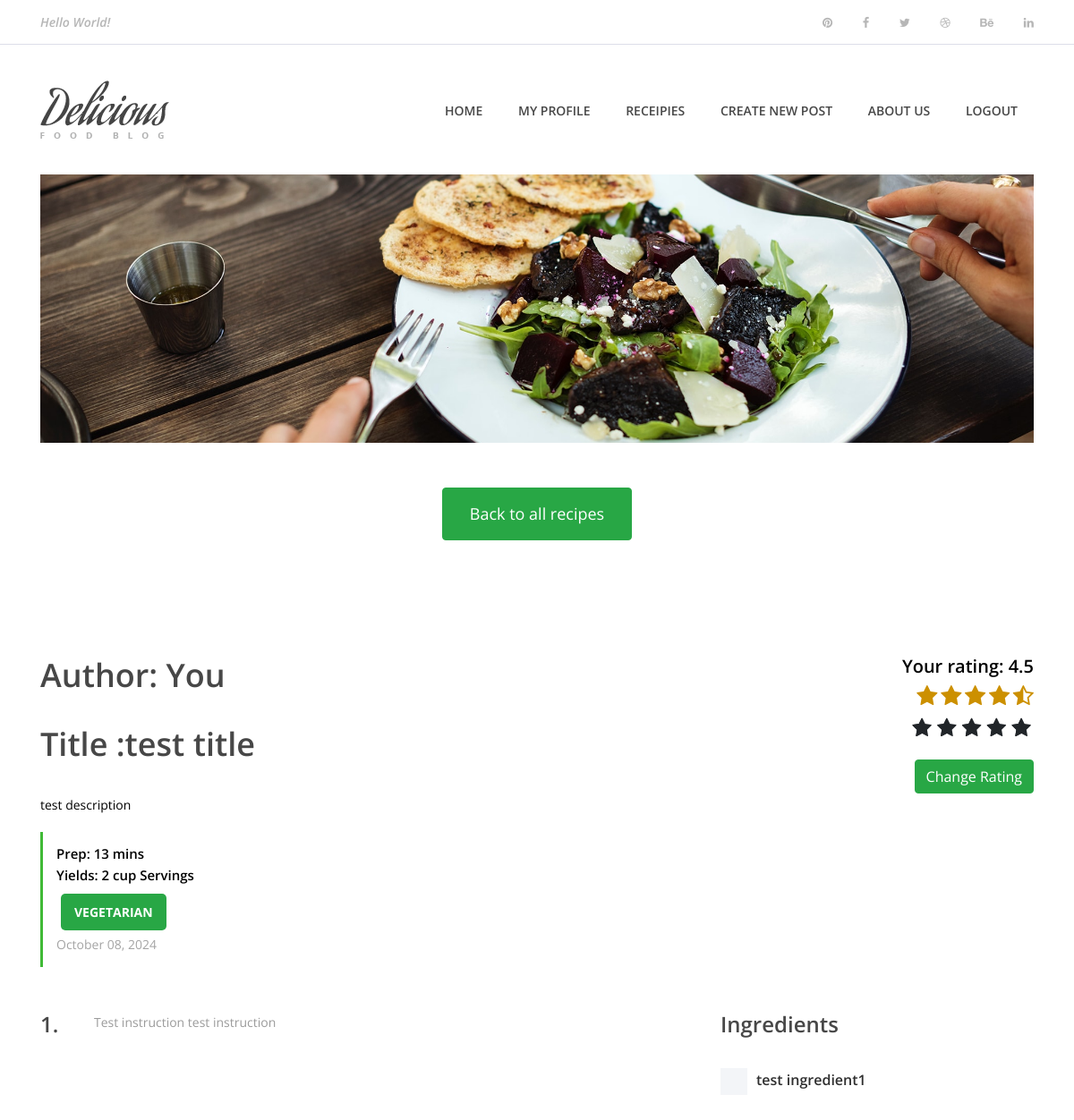
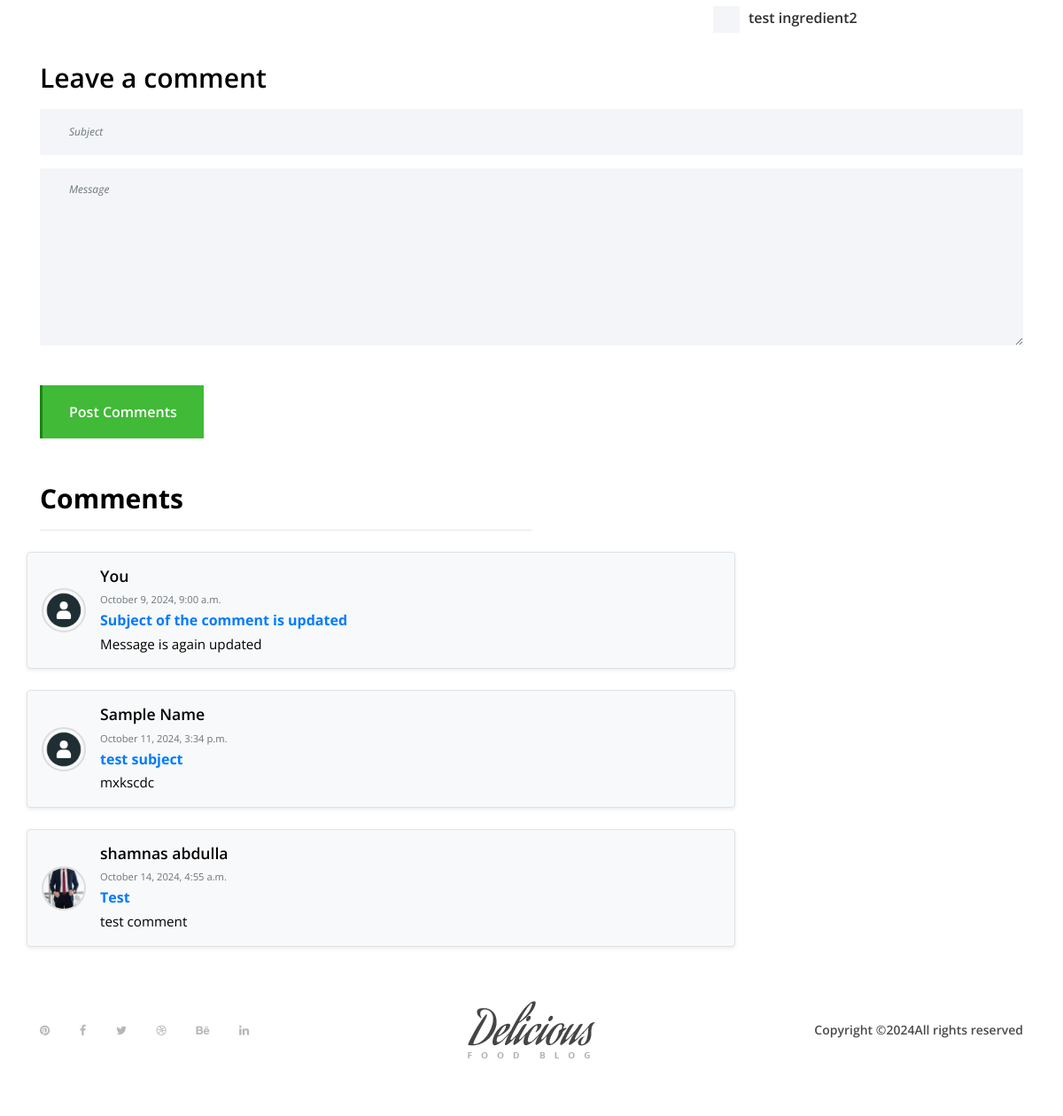
Page /recipe/recipe_detail/3/ (signed in) on the committed database (2 pictures, top to bottom).
### recipe/models.py (models this page shows, shortened)
class Recipe(models.Model):
    VEGETARIAN = 'Veg'
    NON_VEGETARIAN = 'Non-Veg'
    PESCATARIAN = 'Pescatarian'
    RECIPE_TYPE_CHOICES = [
        (VEGETARIAN, 'Vegetarian'),
        (NON_VEGETARIAN, 'Non-Vegetarian'),
        (PESCATARIAN, 'Pescatarian'),
    ]
    title = models.CharField(max_length=255)
    description = models.TextField()
    ingredients = models.TextField()
    instructions = models.TextField()
    recipe_type = models.CharField(max_length=50, choices=RECIPE_TYPE_CHOICES)
    user = models.ForeignKey(Account, on_delete=models.CASCADE)
    image = models.ImageField(upload_to='recipies/')
    cooking_time = models.PositiveIntegerField()
    servings = models.CharField(max_length=100)
    category = models.ForeignKey(Category, on_delete=models.CASCADE)
    created_at = models.DateTimeField(auto_now_add=True)
    updated_at = models.DateTimeField(auto_now=True)

class Rating(models.Model):
    user = models.ForeignKey(Account, on_delete=models.CASCADE)
    recipe = models.ForeignKey(Recipe, on_delete=models.CASCADE)
    rate = models.FloatField()
    created_at = models.DateTimeField(auto_now_add=True)
    updated_at = models.DateTimeField(auto_now=True)

class Comment(models.Model):
    user = models.ForeignKey(Account, on_delete=models.CASCADE)
    recipe = models.ForeignKey(Recipe, on_delete=models.CASCADE)
    subject = models.CharField(max_length=250)
    content = models.TextField()
    created_at = models.DateTimeField(auto_now_add=True)
    updated_at = models.DateTimeField(auto_now=True)

### accounts/models.py (models this page shows, shortened)
class Account(AbstractBaseUser):
    GENDER_CHOICES = [
        ('M', 'Male'),
        ('F', 'Female'),
        ('O', 'Other'),
    ]
    first_name = models.CharField(max_length=50)
    last_name = models.CharField(max_length=50)
    email = models.EmailField(max_length=254, unique=True)
    phone_number = models.CharField(max_length=10)
    gender = models.CharField(max_length=1, choices=GENDER_CHOICES, blank=True, null=True)
    photo = models.ImageField(upload_to='profile_photos/', blank=True, null=True,default='profile_photos/default-user.png')
    date_joined = models.DateTimeField(auto_now_add=True)
    last_login = models.DateTimeField(auto_now=True)  # Update on login
    is_admin = models.BooleanField(default=False)
    is_staff = models.BooleanField(default=False)
    is_active = models.BooleanField(default=True)  # Set to True by default
    is_superadmin = models.BooleanField(default=False)
    USERNAME_FIELD = 'email'
    REQUIRED_FIELDS = ['first_name', 'last_name']
    objects = MyAccountManager()
    def full_name(self):
        return f"{self.first_name} {self.last_name}"

### recipe/views.py (the view)
# urls.py: path('recipe_detail/<int:rec_id>/',views.recipe_detail,name="recipe_detail"),
@login_required(login_url='login')
def recipe_detail(request, rec_id):
    user_rating = Rating.objects.filter(user=request.user,recipe_id=rec_id).first()
    favorite = FavoriteRecipe.objects.filter(user=request.user,recipe=rec_id).exists()
    try:
        recipe = Recipe.objects.get(id=rec_id)
        instr_list = recipe.instructions.split(',')
        ingr_list = recipe.ingredients.split(',')
    except Recipe.DoesNotExist:
        raise Http404("Recipe does not exist")
    comments = Comment.objects.filter(recipe_id=rec_id).all()
    comment_count = comments.count()
    context = {
        "recipe": recipe,
        'instr_list':instr_list,
        'ingr_list':ingr_list,
        'comments':comments,
        'user_rating':user_rating,
        'favorite':favorite,
        'comment_count':comment_count,
    }
    return render(request, 'recipe/recipe_detail.html', context)

### templates/recipe/recipe_detail.html (shortened to what this page needs)
{% extends "includes/base.html" %}
{% block body %}
<div class="container">
    <div class="image-area">
        <img src="{{ recipe.image.url }}" alt="Recipe Image" class="recipe-image">
    </div>
</div>
    <div class="container text-center mt-50">
        <div class="ms-10">
            <a href="{% url "recipe_list" %}" class="btn btn-success btn-large">Back to all recipes</a>
        </div>
    </div>
    <div class="receipe-post-area section-padding-80">
        <div class="receipe-content-area">
            <div class="container">
                <div class="row">
                    <div class="col-12 col-md-8">
                        <div class="receipe-headline my-5">
                            {% if recipe.user == request.user %}
                            <h2>Author: You</h2>
                            {% else %}
                            <h2>Author: {{ recipe.user.full_name }}</h2>
                            {% endif %}
                            <h2>Title :{{ recipe.title }}</h2>
                            <p style="color:black">{{ recipe.description }}</p>
                            <div class="receipe-duration">
                                <h6>Prep: {{ recipe.cooking_time }} mins</h6>
                                <h6>Yields: {{ recipe.servings }} Servings</h6>
                                <div class="recipe-type">
                                    {% if recipe.get_recipe_type_display == 'Vegetarian' %}
                                        <span class="label label-success">{{ recipe.get_recipe_type_display }}</span>
                                    {% elif recipe.get_recipe_type_display == 'Pescatarian' %}
                                        <span class="label label-info">{{ recipe.get_recipe_type_display }}</span>
                                    {% else %}
                                        <span class="label label-danger">{{ recipe.get_recipe_type_display }}</span>
                                    {% endif %}
                                </div>
                                <span>{{ recipe.created_at|date:"F d, Y" }}</span>
                            </div>
                        </div>
                    </div>
                    <div class="col-12 col-md-4">
                        <div class="receipe-ratings text-right my-5">
                            <form action="{% url 'rating' recipe.id %}" method="post">
                                <h5>
                                    {% if user_rating %}
                                        Your rating:
                                        {{ user_rating.rate }}
                                </h5>
                                <div class="rating-star">
                                    <span>
                                        <ul class="list-inline">
                                            <li class="fa fa-star{% if user_rating and user_rating.rate < 0.5 %}-o{% elif user_rating and user_rating.rate >= 0.5 and user_rating.rate < 1 %}-half-o {% endif %}"></li>
                                            <li class="fa fa-star{% if user_rating and user_rating.rate < 1.5 %}-o{% elif user_rating and user_rating.rate >= 1.5 and user_rating.rate < 2 %}-half-o {% endif %}"></li>
                                            <li class="fa fa-star{% if user_rating and user_rating.rate < 2.5 %}-o{% elif user_rating and user_rating.rate >= 2.5 and user_rating.rate < 3 %}-half-o {% endif %}"></li>
                                            <li class="fa fa-star{% if user_rating and user_rating.rate < 3.5 %}-o{% elif user_rating and user_rating.rate >= 3.5 and user_rating.rate < 4 %}-half-o {% endif %}"></li>
                                            <li class="fa fa-star{% if user_rating and user_rating.rate < 4.5 %}-o{% elif user_rating and user_rating.rate >= 4.5 and user_rating.rate < 5 %}-half-o {% endif %}"></li>
                                        </ul>
                                    </span>
                                </div>
                                {% else %}
                                        How do you rate this recipe?
                                    {% endif %}
                                <div>
                                    <div class="rate">
                                        <label for="rating10" title="5"></label>
                                        <label for="rating8" title="4"></label>
                                        <label for="rating6" title="3"></label>
                                        <label for="rating4" title="2"></label>
                                        <label for="rating2" title="1"></label>
                                    </div>
                                    <br>
                                </div>
                                {% if user_rating %}
                                <input type="submit" class="btn btn-success" value="Change Rating">
                                {% else %}
                                <input type="submit" class="btn btn-success" value="Submit Rating">
                                {% endif %}
                                </form>
                        </div>
                    </div>
                </div>
                <div class="row">
                    <div class="col-12 col-lg-8">
                        {% for step in instr_list %}
                        <div class="single-preparation-step d-flex">
                            <h4>{{ forloop.counter|add:0 }}.</h4>
                            <p>{{ step }}</p>
                        </div>
                        {% endfor %}
                    </div>
                    <div class="col-12 col-lg-4">
                        <div class="ingredients">
                            <h4>Ingredients</h4>
                            {% for ingredient in ingr_list %}
                            <div class="custom-control custom-checkbox">
                                <label class="custom-control-label" for="customCheck{{ forloop.counter }}">{{ ingredient }}</label>
                            </div>
                            {% endfor %}
                        </div>
                    </div>
                </div>
                <div class="row">
                    <div class="col-12">
                        <div class="section-heading text-left mb-3">
                            <h3>Leave a comment</h3>
                        </div>
                    </div>
                </div>
                <div class="row">
                    <div class="col-12">
                        <div class="contact-form-area">
                            <form action="{% url "comment_save" recipe.id%}" method="post">
                                <div class="row">
                                    <div class="col-12">
                                        <input type="text" name="subject" class="form-control" id="subject" placeholder="Subject">
                                    </div>
                                    <div class="col-12">
                                        <textarea name="content" class="form-control" id="message" cols="30" rows="10" placeholder="Message"></textarea>
                                    </div>
                                    <div class="col-12">
                                        <button class="btn delicious-btn mt-30" type="submit">Post Comments</button>
                                    </div>
                                </div>
                            </form>
                        </div>
                    </div>
                </div>
                <div class="row mt-5">
                    <div class="col-12">
                        <div class="section-heading text-left mb-4">
                            <h3 class="font-weight-bold">Comments</h3>
                            <hr class="w-50">
                        </div>
                    </div>
                    {% if comments %}
                        {% for comment in comments %}
                        <div class="single-comment d-flex align-items-center mb-4 p-3 border rounded shadow-sm bg-light" style="height: auto; width: 100%; max-width: 800px;">
                            <div class="comment-author mr-3">
                                {% if comment.user.photo %}
                                <img src="{{ comment.user.photo.url }}" alt="User Avatar" class="rounded-circle" width="50" height="50">
                                {% else %}
                                <img src="https://via.placeholder.com/50" alt="User Avatar" class="rounded-circle" width="50" height="50">
                                {% endif %}
                            </div>
                            <div class="comment-content" style="flex-grow: 1; word-wrap: break-word; max-width: 700px;">
                                <h5 class="mb-1" style="margin: 0; line-height: 1.2;">{% if comment.user == request.user %} You {% elif comment.user == recipe.user %}Author {% else %} {{comment.user.full_name}} {% endif %}</h5>
                                <small class="text-muted">{{ comment.updated_at|date:"F j, Y, g:i a" }}</small>
                                <h6 class="mt-1 font-weight-bold" style="margin: 0;">{{ comment.subject }}</h6>
                                <p class="mb-0" style="margin-top: 5px; color: black;">{{ comment.content }}</p>
                            </div>
                        </div>
                        {% endfor %}
                    {% else %}
                        <div class="col-12">
                            <p class="text-muted text-center mt-4">No comments yet. Be the first to comment!</p>
                        </div>
                    {% endif %}
                </div>
        </div>
    </div>
{% endblock body %}

### rows in the picture
Recipe: image (picture), title "test title", description "test description", cooking_time "13", servings "2 cup", recipe_type "VEGETARIAN", created_at "October 08, 2024", instr_list "Test instruction test instruction"
Rating: rate "4.5"
Comment: user.photo (placeholder picture), shows "You", updated_at "October 9, 2024, 9:00 a.m.", subject "Subject of the comment is updated", content "Message is again updated"
Comment: user.photo (placeholder picture), user.full_name "Sample Name", updated_at "October 11, 2024, 3:34 p.m.", subject "test subject", content "mxkscdc"
Comment: user.photo (picture), user.full_name "shamnas abdulla", updated_at "October 14, 2024, 4:55 a.m.", subject "Test", content "test comment"

### other values in the picture
{{ ingredient }} "test ingredient1" "test ingredient2"
